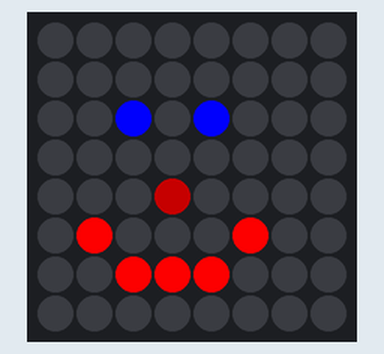
Simulated run of this program. Board: Raspberry Pi (BCM pin numbers) with a Sense HAT. Parts: the Sense HAT's 8×8 RGB LED matrix. At 0.0 s the program stops and its outputs stay as they are.

Above: at 0.1 s.

The program:

sh-setPixel.py
```python
from sense_hat import SenseHat
sense = SenseHat()

white = (255, 255, 255)
red = (255, 0, 0)
green = (0, 255, 0)
yellow = (255, 255, 0)
blue = (0, 0, 255)

sense.clear()
sense.set_pixel(2, 2, blue)
sense.set_pixel(4, 2, blue)
sense.set_pixel(3, 4, (100, 0, 0))
sense.set_pixel(1, 5, red)
sense.set_pixel(2, 6, red)
sense.set_pixel(3, 6, red)
sense.set_pixel(4, 6, red)
sense.set_pixel(5, 5, red)
```
